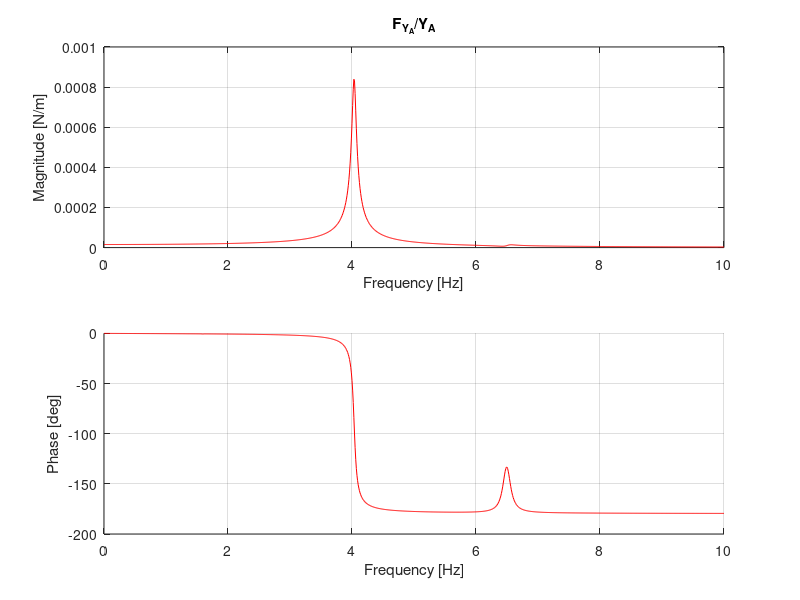
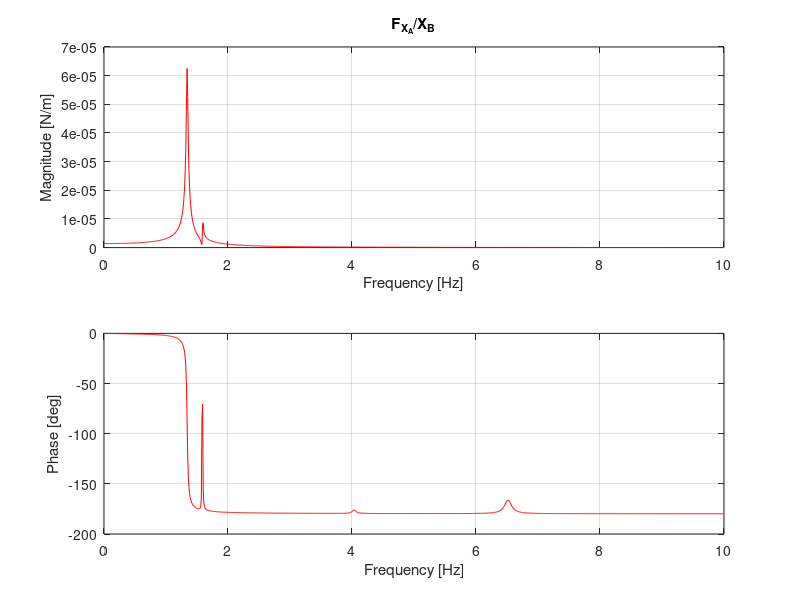
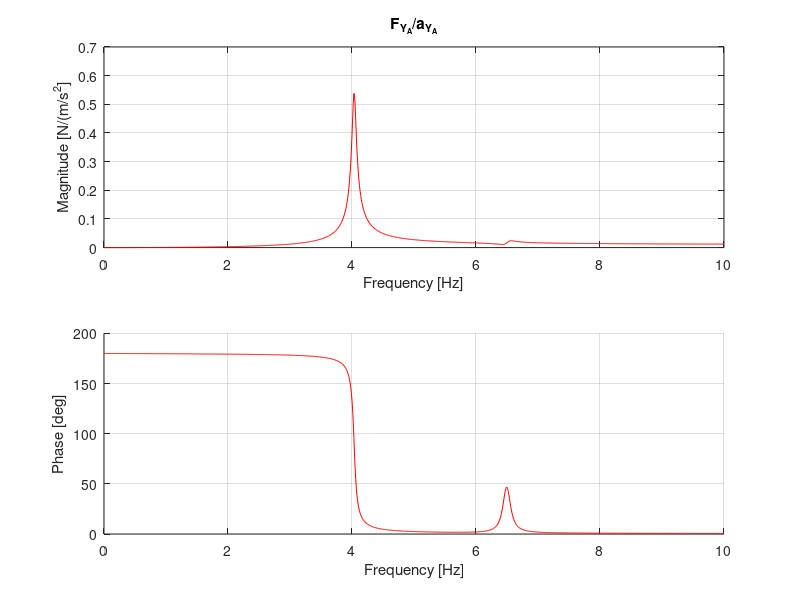

Write MATLAB code to recreate these figures, in order. (Note: this script raises an error after producing the figures.)
load("structure_yw_mkr.mat");
%%
ndof = 68;
nvar = 72;
KFF = K(1:ndof,1:ndof);
KFC = K(1:ndof,ndof+1:nvar);
KCF = K(ndof+1:nvar,1:ndof);

MFF = M(1:ndof,1:ndof);
MFC = M(1:ndof,ndof+1:nvar);
MCF = M(ndof+1:nvar,1:ndof);

alpha = 0.2;
beta = 4*10^(-4);
CFF = R(1:ndof,1:ndof);
CFC = R(1:ndof,ndof+1:nvar);
CCF = R(ndof+1:nvar,1:ndof);


[eigenvect, eigenval] = eig(MFF\KFF);
modal_shapes = eigenvect;                       
modal_shapes_10hz = modal_shapes(:,55:60);       
modal_shapes_4 = modal_shapes(:,55:58);

modal_mat = modal_shapes;
modal_MFF = modal_mat' * MFF * modal_mat;
modal_KFF = modal_mat' * KFF * modal_mat;
modal_CFF = modal_mat' * CFF * modal_mat;

modal_mat = modal_shapes_4;
modal_MFF_4 = modal_mat' * MFF * modal_mat;       % modal mass matrix
modal_KFF_4 = modal_mat' * KFF * modal_mat;       % modal stiffness matrix
modal_CFF_4 = modal_mat' * CFF * modal_mat;       % modal damping matrix


%% 
% compute the natural frequencies of the damped structure up to 10 hz and
% the related non dimensional damping ratios
% Undamped case
omega_undamped = sqrt(diag(eigenval));
natural_freq_undamped = omega_undamped/pi/2;

% Damped case
non_dim_damp_ratio = diag(modal_CFF)/2./(diag(modal_MFF).*diag(modal_KFF)).^0.5;
omega_damped = natural_freq_undamped.*(1-non_dim_damp_ratio.^2).^0.5;   %omega_d = omega*sqrt(1-h^2)
natural_freq_damped_10hz = omega_damped/2/pi;

% Damped case up to 10hz
non_dim_damp_ratio_10hz = non_dim_damp_ratio(55:60);
natural_freq_undamped_10hz = natural_freq_undamped(55:60);
natural_freq_damped_10hz = natural_freq_damped_10hz(55:60);


%% 
% For the unloaded crane (i.e. without mass MA), develop a model in modal coordi-
% nates limited to the first four modes and plot the Bode diagrams (in linear scales)
% of the following frequency response functions (FRF) in the frequency range 0 ÷ 10
% Hz with step 0.01 Hz:
% Input: vertical force at point A; output: vertical displacement of point A;
% Input: horizontal force at point A; output: horizontal displacement of point
% B;
% Input: vertical force at point A; output: vertical acceleration of point A;

vett_f = 0:0.01:10;  % Frequency range

% Frequency Response Function (FRF) calculation for reduced system
mod1 = zeros(length(vett_f), 1);  
phase1 = zeros(length(vett_f), 1); 
mod2 = zeros(length(vett_f), 1);
phase2 = zeros(length(vett_f), 1);
mod3 = zeros(length(vett_f), 1);
phase3 = zeros(length(vett_f), 1);
i = sqrt(-1);

% Definition of forces
% a
F_a = zeros(ndof,1);              
F_a(20,1) = 1;                    
F_mod_a = modal_mat' * F_a; 

% b
F_b = zeros(ndof,1);              
F_b(19,1) = 1;                    
F_mod_b = modal_mat' * F_b; 

% c
F_c = zeros(ndof,1);              
F_c(20,1) = 1;                    
F_mod_c = modal_mat' * F_c; 

%% FRF1
for k = 1:length(vett_f)
    ome = vett_f(k) * 2 * pi;   
    A = -ome^2 * modal_MFF_4 + i * ome * modal_CFF_4 + modal_KFF_4; 
    q = A\ F_mod_a;  
    x = modal_mat*q;  
    
    phase1(k) = angle(x(20));   
    mod1(k) = abs(x(20));       
end

% Plot Magnitude Response
figure
subplot(2, 1, 1);
plot(vett_f, mod1, 'r', 'LineWidth', 0.7);
grid on;
xlabel('Frequency [Hz]');ylabel('Magnitude [N/m]');title('F_{Y_A}/Y_A')

% Plot Phase Response
subplot(2, 1, 2); hold on;
plot(vett_f, phase1 * 180 / pi, 'r', 'LineWidth', 0.7);
grid on;
xlabel('Frequency [Hz]');
ylabel('Phase [deg]');


%% FRF2
for k=1:length(vett_f)
    ome=vett_f(k)*2*pi;
    A = -ome^2 * modal_MFF_4 + i * ome * modal_CFF_4 + modal_KFF_4; 
    q = A\F_mod_b;
    x = modal_mat*q;

    phase2(k)=angle(x(4));
    mod2(k)=abs(x(4));
end
figure
% Plot Magnitude Response
subplot(2, 1, 1);
plot(vett_f, mod2, 'r', 'LineWidth', 0.7);
grid on;
xlabel('Frequency [Hz]');ylabel('Magnitude [N/m]');title('F_{X_A}/X_B')

% Plot Phase Response
subplot(2, 1, 2);
plot(vett_f, phase2 * 180 / pi, 'r', 'LineWidth', 0.7); 
grid on;
xlabel('Frequency [Hz]');
ylabel('Phase [deg]');

%% FRF3
for k=1:length(vett_f)
    ome=vett_f(k)*2*pi;
    A = -ome^2 * modal_MFF_4 + i * ome * modal_CFF_4 + modal_KFF_4; 
    q = A\F_mod_c;
    x = modal_mat*q;

    out = -ome^2*x(20);
    phase3(k)=angle(out);
    mod3(k)=abs(out);
end
figure
% Plot Magnitude Response
subplot(2, 1, 1);
plot(vett_f, mod3, 'r', 'LineWidth', 0.7); 
grid on;
xlabel('Frequency [Hz]');ylabel('Magnitude [N/(m/s^2]');title('F_{Y_A}/a_{Y_A}')

% Plot Phase Response
subplot(2, 1, 2); hold on;
plot(vett_f, phase3 * 180 / pi, 'r', 'LineWidth', 0.7);
grid on;
xlabel('Frequency [Hz]');
ylabel('Phase [deg]');


%% 
% For the unloaded crane (i.e. without mass MA), plot the Bode diagrams (in linear scales) of the
% following frequency response functions (FRF) in the frequency range 0 ÷ 10 Hz with step 0.01
% Hz.
% a. Input: vertical force at point A; output: vertical component of the constraint force in
% the hinge O1;
% b. Input: horizontal force at point A; output: vertical component of the constraint force
% in the hinge O2.

i=sqrt(-1);
vett_f=0:0.01:10;
mod1 = zeros(length(vett_f), 1);
phase1 = zeros(length(vett_f), 1);
mod2 = zeros(length(vett_f), 1);
phase2 = zeros(length(vett_f), 1);

% Definition of forces
F_a = zeros(ndof,1);
F_a(20,1) = 1;
F_b = zeros(ndof,1);
F_b(19,1) = 1;

%  FRF 1 
for k=1:length(vett_f)
    ome=vett_f(k)*2*pi;
    A=-ome^2*MFF+i*ome*CFF+KFF;
    x = A\F_a;
    F_co = (-ome^2*MCF+i*ome*CCF+KCF)*x;
    phase1(k)=angle(F_co(2));
    mod1(k)=abs(F_co(2));
end
figure
subplot 211; plot(vett_f,mod1);grid;xlabel('Frequency [Hz]');ylabel('Magnitude [N/N]');title('F_{Y_A}/Fc_{yO_1}')
subplot 212; plot(vett_f,phase1*180/pi);grid;xlabel('Frequency [Hz]');ylabel('Phase [deg]')


for k=1:length(vett_f)
    ome=vett_f(k)*2*pi;
    A=-ome^2*MFF+i*ome*CFF+KFF;
    x = A\F_b;
    F_co = (-ome^2*MCF+i*ome*CCF+KCF)*x;
    phase1(k)=angle(F_co(4));
    mod1(k)=abs(F_co(4));
end
figure
subplot 211; plot(vett_f,mod1);grid;xlabel('Frequency [Hz]');ylabel('Magnitude [N/N]');title('F_{X_A}/Fc_{yO_2}')
subplot 212; plot(vett_f,phase1*180/pi);grid;xlabel('Frequency [Hz]');ylabel('Phase [deg]')





%% 
% For the unloaded crane (i.e. without mass MA), plot the Bode diagram (in linear scales) of the
% following frequency response function (FRF) in the frequency range 0 ÷ 10 Hz with step 0.01
% Hz.
% a. Input: horizontal force at point A; output: bending moment at section C-C, belonging
% to the vertical green beam and located just above the connection with the red
% transverse beam

mod1 = zeros(length(vett_f), 1);
phase1 = zeros(length(vett_f), 1);
i=sqrt(-1);
vett_f=0:0.01:10;

F = zeros(ndof,1);
F(19,1) = 1;

E = 2.06*10^11;
I = 6.712*10^-4;
EI = E*I;
L = 6;
for k = 1:length(vett_f)
    ome = vett_f(k) * 2 * pi; 
    A = -ome^2*MFF+i*ome*CFF+KFF;
    x = A \ F;

    %  Find displacement and rotation of boundaries of C-C section (nodes
    %  8 and 23)
    % Nodal coordinates
    xgi = x(22); ygi = x(23); thetagi = x(24);
    xgj = x(63); ygj = x(64); thetagj = x(65);

    % Transformation to local reference
    xiL = ygi; yiL = -xgi; thetaiL = thetagi;
    xjL = ygj; yjL = -xgj; thetajL = thetagj;

    % solving the system of boundaries condition using cubic
    % interpolating function
    % w(x) = ax^3+bx^2+cx^+d -> vertical displacement
    % w'(x) = 3ax^2+2bx+c -> angular displacement
    % w''(x) = 6ax+2b -> bending moment = EI*w''(x)

    % Boundary conditions
    % w(0) = yiL | w(L) = yjL | w'(0) = thetaiL | w'(L) = thetajL

    boundaries_matrix = [0      0       0       1;
                         0      0       1       0;
                         L^3    L^2     L       1;
                         3*L^2  2*L     1       0];

    local_coordinates = [yiL;  thetaiL;  yjL;  thetajL];

    coefficients = boundaries_matrix\local_coordinates;
    
    M_CC = EI*2*coefficients(2);

    % Store magnitude and phase
    mod1(k) = abs(M_CC);
    phase1(k) = angle(M_CC);
end

figure
subplot(2, 1, 1);
plot(vett_f, mod1); grid;
xlabel('Frequency [Hz]'); ylabel('Magnitude [N/Nm]');
title('Bending moment section C-C');

subplot(2, 1, 2);
plot(vett_f, phase1*180/pi); grid;
xlabel('Frequency [Hz]'); ylabel('Phase [deg]');


